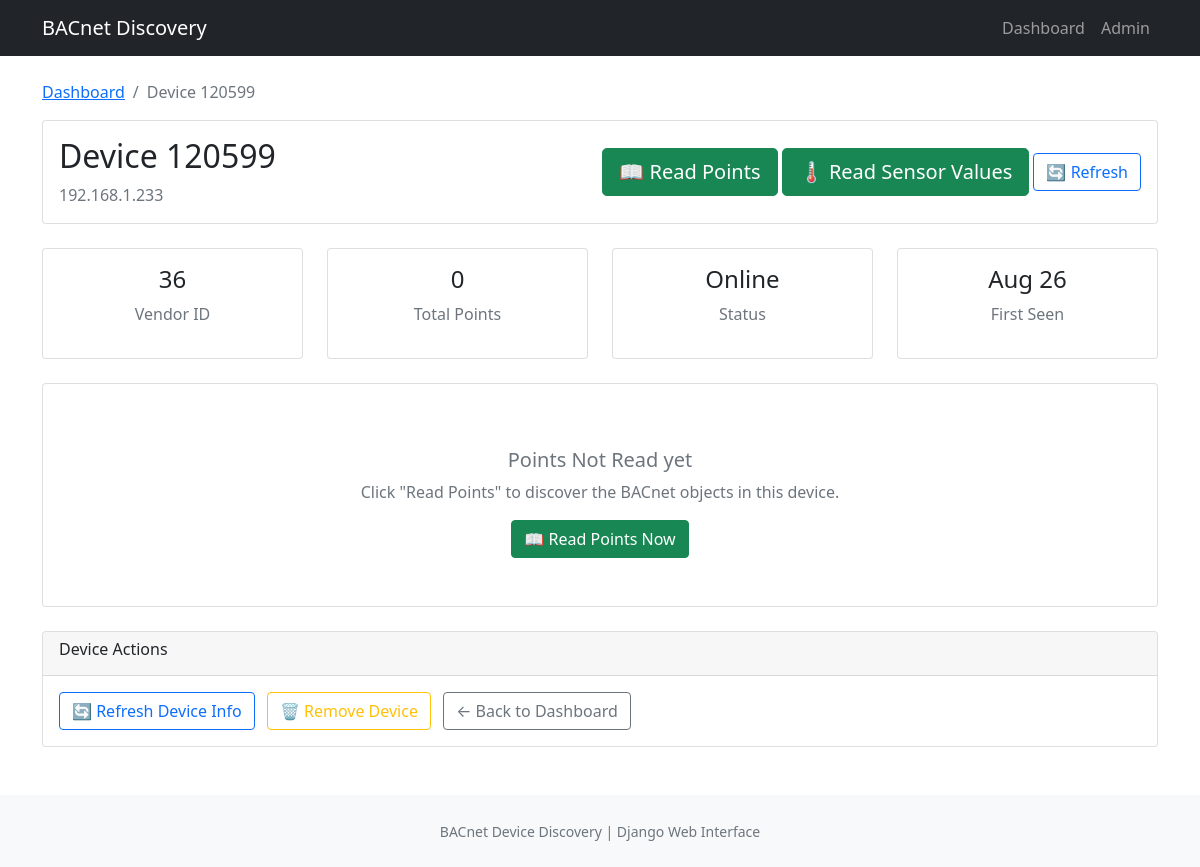
The app's page /device/120599/, older data.
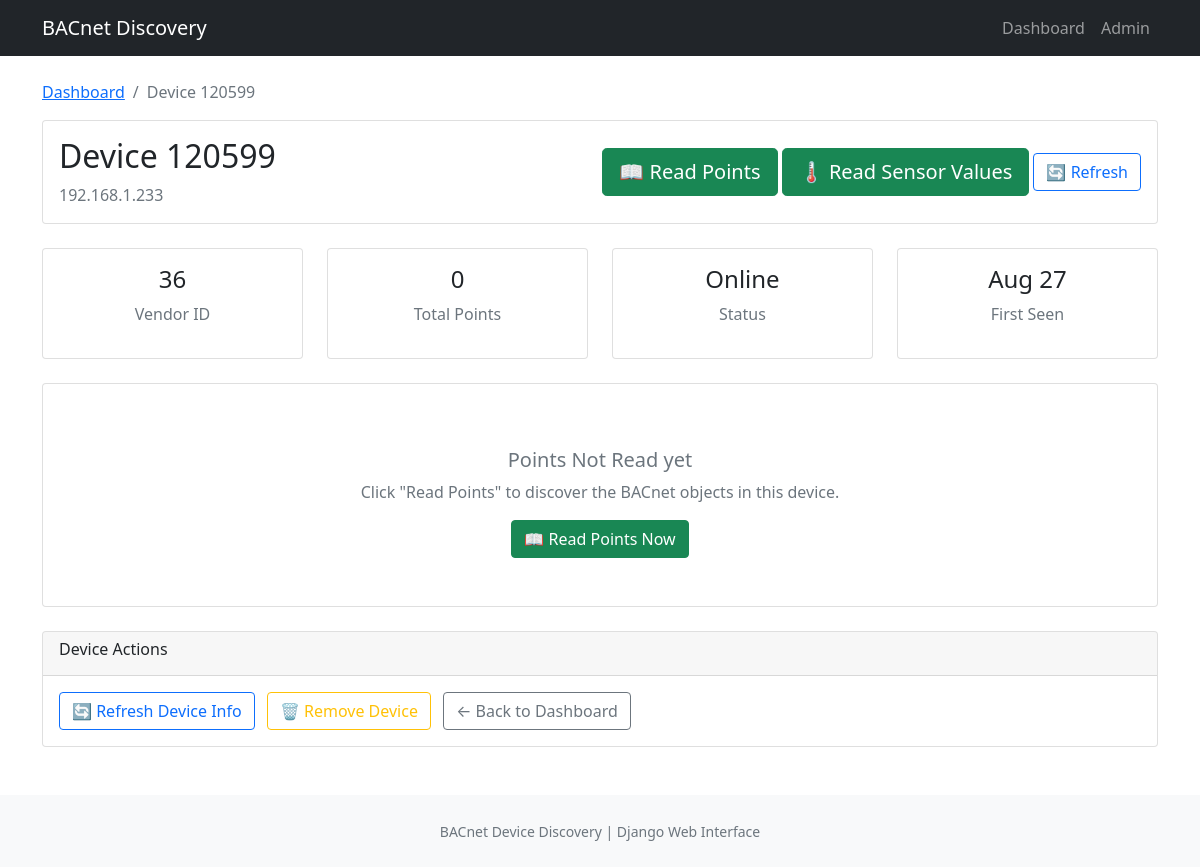
The same page, newer data.
### discovery/models.py (models this page shows, shortened)
class BACnetDevice(models.Model):
    device_id = models.IntegerField(
        unique=True, help_text="BACnet device instance number"
    )
    address = models.CharField(max_length=50, help_text="IP address of device")
    vendor_id = models.IntegerField(help_text="BACnet vendor ID")
    first_seen = models.DateTimeField(auto_now_add=True)
    last_seen = models.DateTimeField(auto_now_add=True)
    is_online = models.BooleanField(default=True)
    points_read = models.BooleanField(default=True)
    class Meta:
        ordering = ["device_id"]
        verbose_name = "BACnet Device"
        verbose_name_plural = "BACnet Devices"

### discovery/views.py (the view)
# urls.py: path("device/<int:device_id>/", views.device_detail, name="device_detail"),
def device_detail(request, device_id):
    device = get_object_or_404(BACnetDevice, device_id=device_id)
    points = device.points.all().order_by("object_type", "instance_number")
    points_by_type = {}
    for point in points:
        if point.object_type not in points_by_type:
            points_by_type[point.object_type] = []
        points_by_type[point.object_type].append(point)
    context = {
        "device": device,
        "points": points,
        "points_by_type": points_by_type,
        "point_count": points.count(),
    }
    return render(request, "discovery/device_detail.html", context)

### discovery/templates/discovery/device_detail.html (shortened to what the changed rows need)
{% extends 'discovery/base.html' %}
{% block content %}
<nav aria-label="breadcrumb">
    <ol class="breadcrumb">
        <li class="breadcrumb-item"><a href="{% url 'discovery:dashboard' %}">Dashboard</a></li>
        <li class="breadcrumb-item active">Device {{ device.device_id }}</li>
    </ol>
</nav>
<div class="row mb-4">
    <div class="col">
        <div class="card">
            <div class="card-body">
                <div class="d-flex align-items-center justify-content-between">
                    <div>
                        <h2>
                            Device {{ device.device_id }}
                        </h2>
                        <p class="text-muted mb-0">{{ device.address }}</p>
                    </div>
                </div>
            </div>
        </div>
    </div>
</div>
<div class="row mb-4">
    <div class="col-md-3">
        <div class="card">
            <div class="card-body text-center">
                <h4>{{ device.vendor_id }}</h4>
                <p class="text-muted">Vendor ID</p>
            </div>
        </div>
    </div>
    <div class="col-md-3">
        <div class="card">
            <div class="card-body text-center">
                <h4>{{ device.first_seen|date:"M d" }}</h4>
                <p class="text-muted">First Seen</p>
            </div>
        </div>
    </div>
</div>
{% endblock %}

Row changes from the older to the newer data that the page shows:
removed BACnetDevice: device_id "120599", address "192.168.1.233", vendor_id "36", first_seen "Aug 26"
added BACnetDevice: device_id "120599", address "192.168.1.233", vendor_id "36", first_seen "Aug 27"
